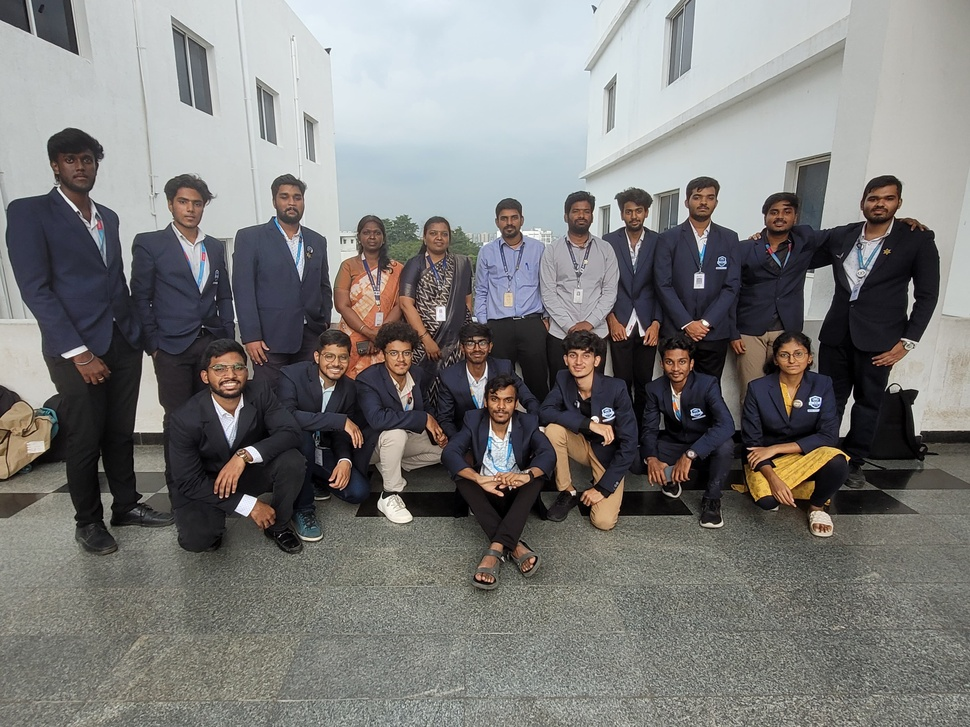
#> input picture Faces/group_photo.jpg, 970 x 727 px, shrunk from 4000 x 3000 before the run
$ python crop.py
#> lines starting #> are read from the running program, lines starting #| are printed output that depends on the picture; after the words box and inside, x2 and y2 are one past the last pixel; in counts of white or black regions, pixels touching at a corner belong together
import cv2
import os

# Load the cascade for face detection
face_cascade = cv2.CascadeClassifier(cv2.data.haarcascades + 'haarcascade_frontalface_default.xml')

# Load the image
image_path = 'Faces/group_photo.jpg'  # Change this to your image path
img = cv2.imread(image_path)
#> img is the input picture: shape (727, 970, 3); mean B, G, R 121, 122.8, 123.6

# Convert to grayscale for better detection
gray = cv2.cvtColor(img, cv2.COLOR_BGR2GRAY)
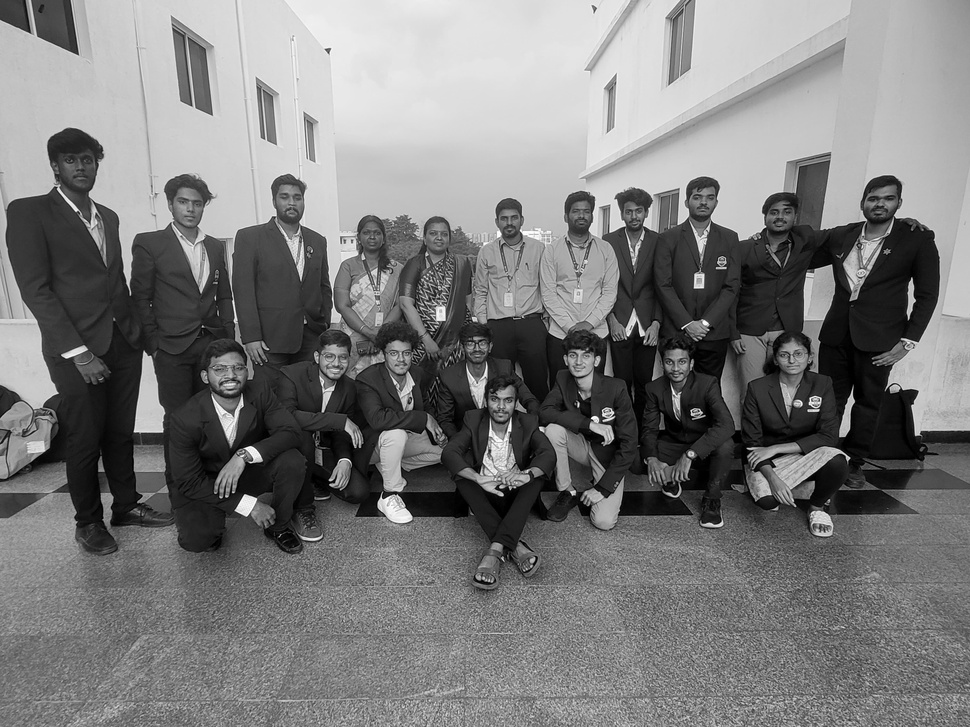
#> gray: shape (727, 970); min 0, max 255, mean 122.9

# Detect faces
faces = face_cascade.detectMultiScale(gray, scaleFactor=1.1, minNeighbors=5, minSize=(30, 30))
#> faces = 13 rows, first 6: [272, 183, 37, 37], [685, 182, 37, 37], [172, 188, 36, 36], [861, 184, 38, 38], [564, 198, 34, 34], [383, 338, 36, 36]

print(f"Found {len(faces)} face(s)")
#| Found 13 face(s)

# Create output directory for cropped faces
output_dir = 'cropped_faces'
if not os.path.exists(output_dir):
    os.makedirs(output_dir)

# Crop and save each face
for i, (x, y, w, h) in enumerate(faces):
    face = img[y:y + h, x:x + w]
    face_file_path = os.path.join(output_dir, f'face_{i+1}.jpg')
    cv2.imwrite(face_file_path, face)
    print(f"Face {i+1} saved at {face_file_path}")
#> this loop made 13 passes
#> (x, y, w, h) on passes 1 to 12: (272, 183, 37, 37), (685, 182, 37, 37), (172, 188, 36, 36), (861, 184, 38, 38), (564, 198, 34, 34), (383, 338, 36, 36), (561, 340, 38, 38), (773, 339, 39, 39), (318, 342, 37, 37), (658, 346, 39, 39), (483, 385, 37, 37), (209, 351, 43, 43)
#| Face 1 saved at cropped_faces/face_1.jpg
#| Face 2 saved at cropped_faces/face_2.jpg
#| Face 3 saved at cropped_faces/face_3.jpg
#| Face 4 saved at cropped_faces/face_4.jpg
#| Face 5 saved at cropped_faces/face_5.jpg
#| Face 6 saved at cropped_faces/face_6.jpg
#| Face 7 saved at cropped_faces/face_7.jpg
#| Face 8 saved at cropped_faces/face_8.jpg
#> (further printed lines are left out)
#> pass 1, `face = img[y:y + h, x:x + w]`:
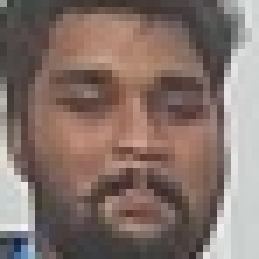
#> face: shape (37, 37, 3) (shown 7 times larger); mean B, G, R 106.7, 113.7, 132.2
#> pass 2, `face = img[y:y + h, x:x + w]`:
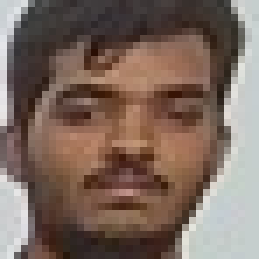
#> face: shape (37, 37, 3) (shown 7 times larger); mean B, G, R 94.1, 104.5, 124.2
#> pass 3, `face = img[y:y + h, x:x + w]`:
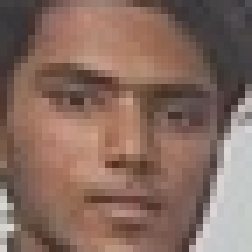
#> face: shape (36, 36, 3) (shown 7 times larger); mean B, G, R 95.8, 107, 134.6

# Optionally, display the image with rectangles drawn around detected faces
for (x, y, w, h) in faces:
    cv2.rectangle(img, (x, y), (x + w, y + h), (255, 0, 0), 2)
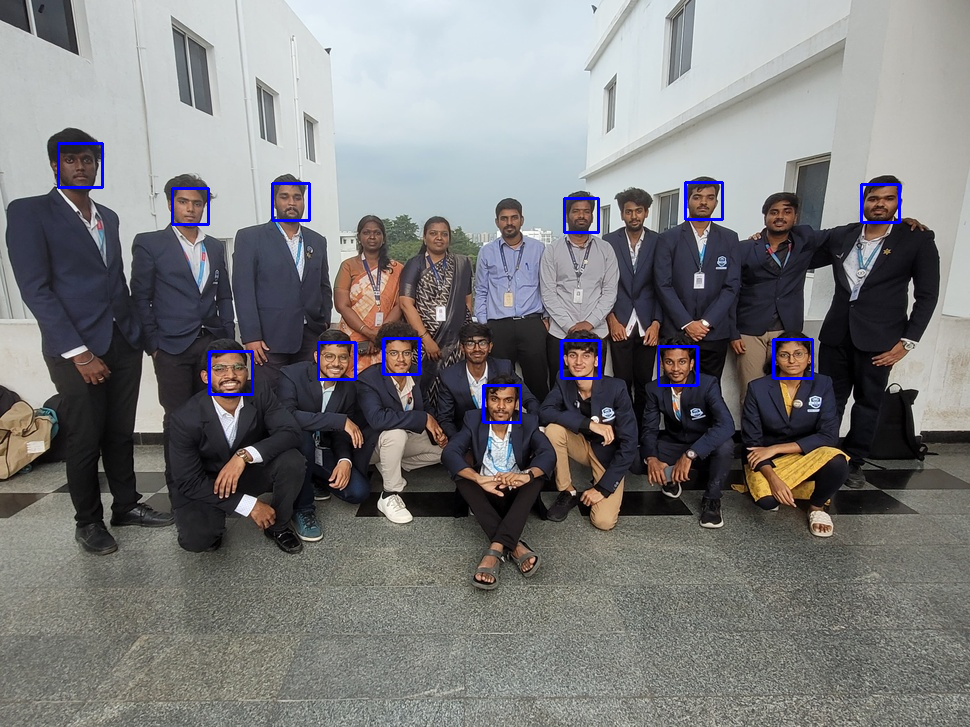
#> img: shape (727, 970, 3); 0.83% of pixels changed, all inside (x1, y1, x2, y2) = (57, 142, 901, 424)

cv2.imshow('Detected Faces', img)
cv2.waitKey(0)
cv2.destroyAllWindows()

$ run again, with Faces/Mithun_23CB35.jpg copied over Faces/group_photo.jpg
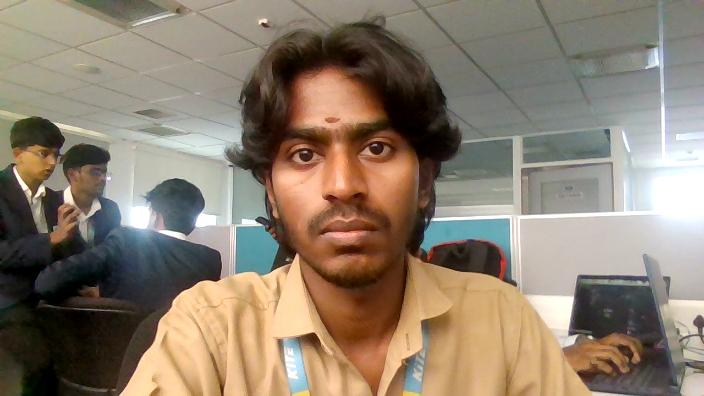
#> input picture Faces/Mithun_23CB35.jpg, 704 x 396 px
#> img is the input picture: shape (396, 704, 3); mean B, G, R 110.6, 127, 141.2
#> faces = [[257, 83, 173, 173]]
#| Found 1 face(s)
#> the loop `for i, (x, y, w, h) in enumerate(faces):` made 1 pass
#> (printed output is left out)
#> pass 1, `face = img[y:y + h, x:x + w]`:
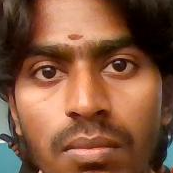
#> face: shape (173, 173, 3); mean B, G, R 61.2, 85.6, 130.2
#> the loop `for (x, y, w, h) in faces:` made 1 pass
#> after the loop `for (x, y, w, h) in faces:`:
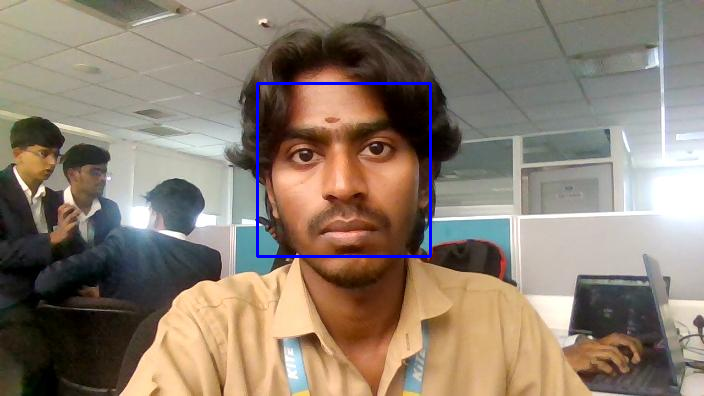
#> img: shape (396, 704, 3); 0.74% of pixels changed, all inside (x1, y1, x2, y2) = (256, 82, 432, 258)

$ run again, with Faces/Adithya.jpeg copied over Faces/group_photo.jpg
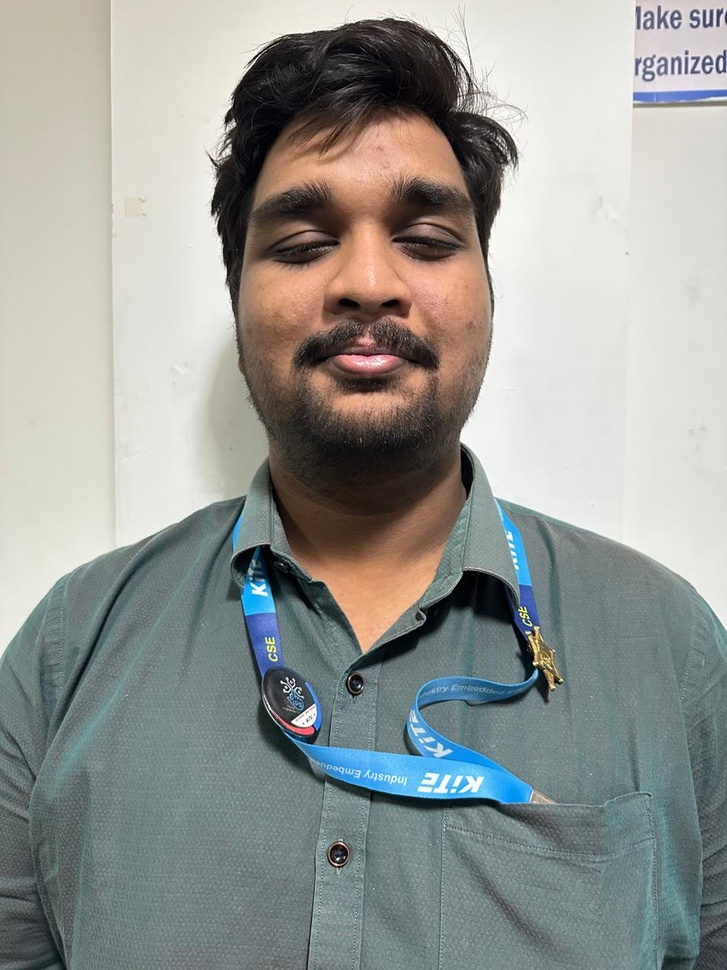
#> input picture Faces/Adithya.jpeg, 727 x 970 px, shrunk from 960 x 1280 before the run
#> img is the input picture: shape (970, 727, 3); mean B, G, R 148.2, 152.1, 149.3
#> faces = [[183, 88, 362, 362]]
#| Found 1 face(s)
#> the loop `for i, (x, y, w, h) in enumerate(faces):` made 1 pass
#> (printed output is left out)
#> pass 1, `face = img[y:y + h, x:x + w]`:
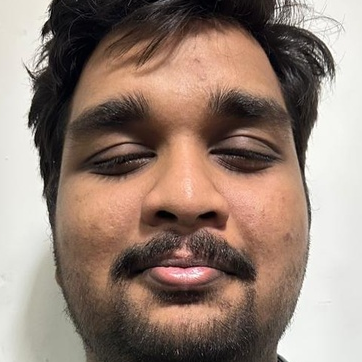
#> face: shape (362, 362, 3); mean B, G, R 116.8, 128.5, 148.9
#> the loop `for (x, y, w, h) in faces:` made 1 pass
#> after the loop `for (x, y, w, h) in faces:`:
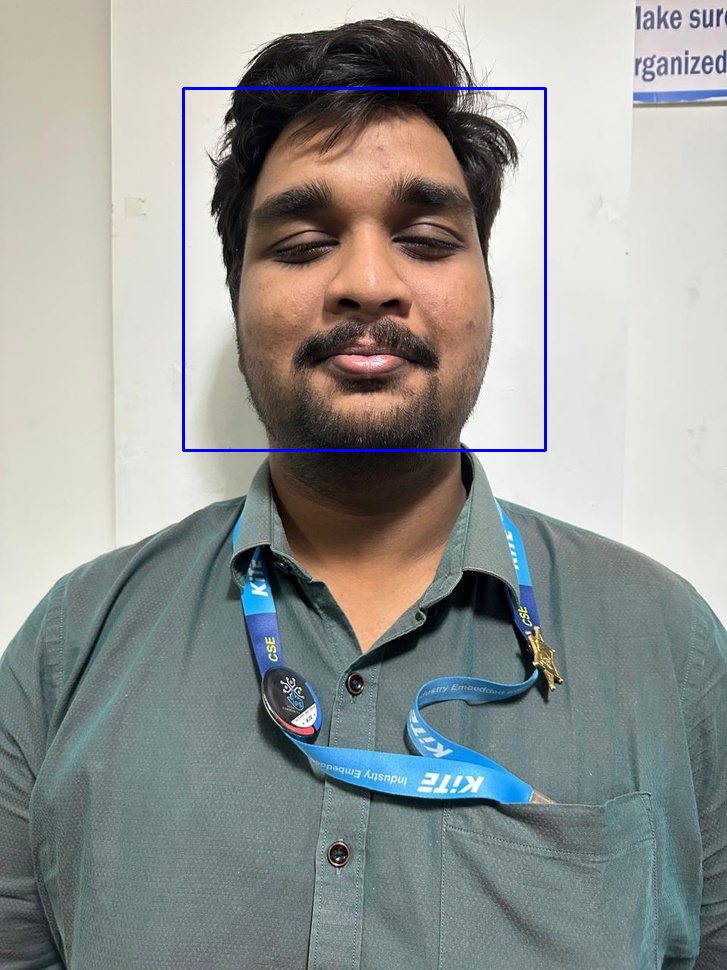
#> img: shape (970, 727, 3); 0.62% of pixels changed, all inside (x1, y1, x2, y2) = (182, 87, 547, 452)
